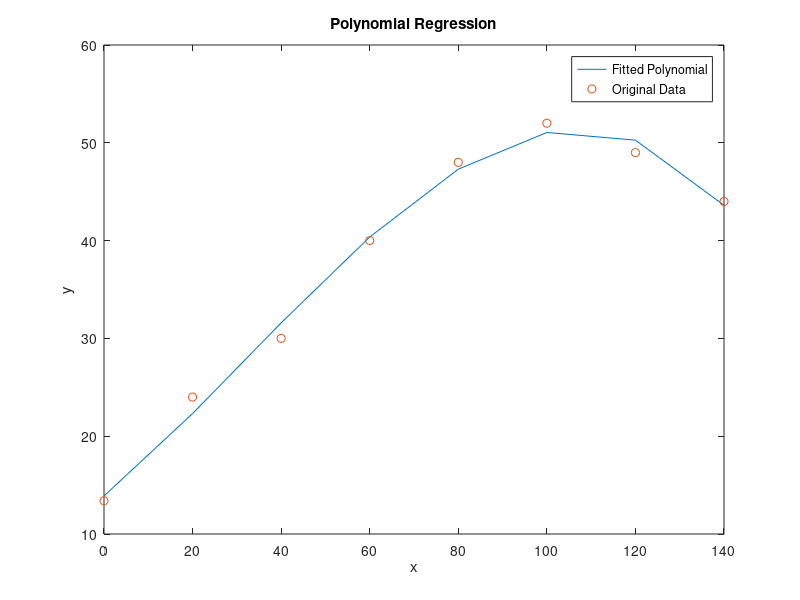

Here is the MATLAB script that generated this plot:
% ╔══════════════════════════════════════════╗
% ║                                          ║
% ║  Creator: MohammadSina GhanbariPakdehi   ║
% ║  Contact:                                ║
% ║ ghanbaripakdehi.m@northeastern.edu       ║
% ╚══════════════════════════════════════════╝

% Polynomial Least Regression Method
clear, clc
x = [0, 20, 40, 60, 80, 100, 120, 140];
y = [13.4, 24, 30, 40, 48, 52, 49, 44];
n = length(x)-1;

degree = 3;  % Choose the desired degree of the polynomial
Coeff = zeros(degree + 1, degree + 1);
for i = 1:degree + 1
    for j = 1:degree + 1
        Coeff(i, j) = sum(x.^(i + j - 2));
    end
end

Ans = zeros(degree + 1, 1);
for i = 1:degree + 1
    Ans(i) = sum((x.^(i - 1)).*y);
end

Final = Coeff \ Ans;

reg = polyval(flip(Final), x);
plot(x, reg);
hold on
plot(x, y, 'o');
xlabel('x');
ylabel('y');
title('Polynomial Regression');
legend('Fitted Polynomial', 'Original Data');

y_new = ones(1,length(y));
for i= 1:length(y_new)
    y_new(i) = polyval(flip(Final), x(i));
end
Sr = sum((y - y_new).*(y - y_new));
St = sum((y- mean(y)).*(y- mean(y)));
r2 = (St - Sr)/St;
disp('The Coefficient of determination is: '), disp(r2)
